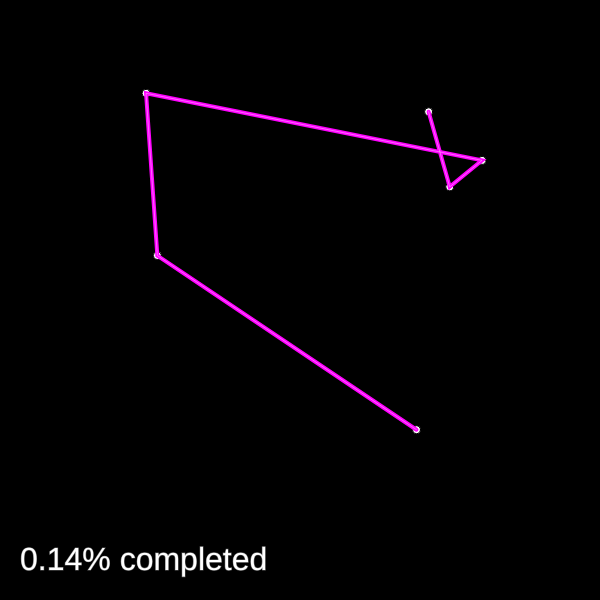
Frame 1 (no input)
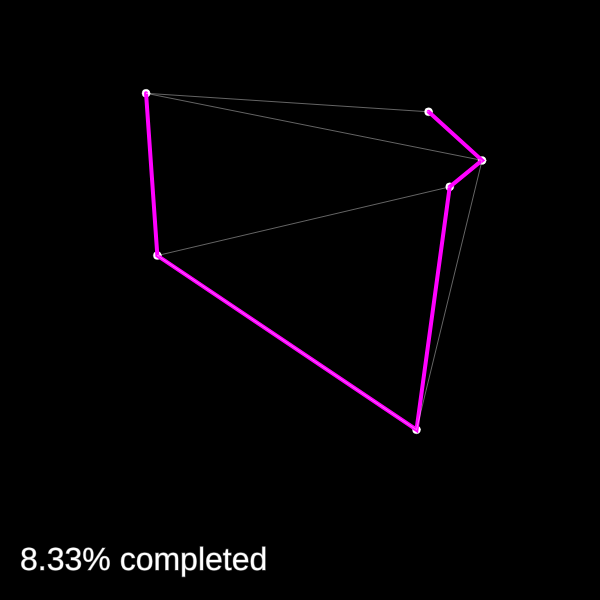
Frame 60 (no input)
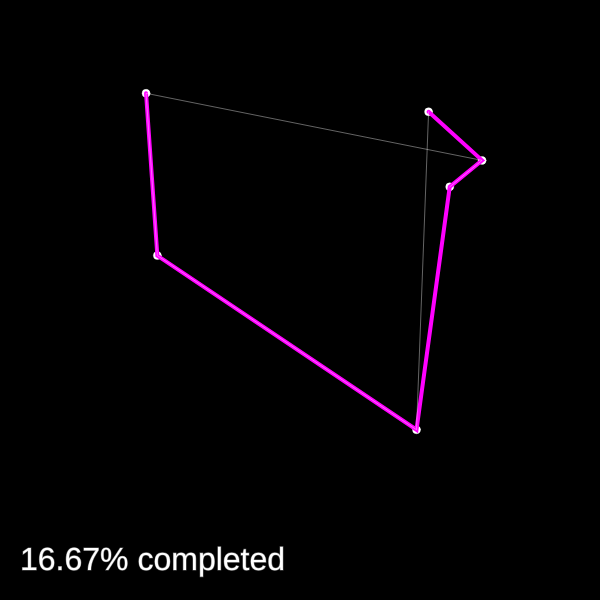
Frame 120 (the mouse pressed at the canvas centre since frame 60)

The p5.js sketch that drew these frames (run headless with seeded random() and noise() and a simulated clock; from frame 60 on, the mouse is pressed at the canvas centre):

// p5.js sketch
// ── sketch.js
var cities = [];
var totalCities = 6;
var citySize = 8;

var order;
var totalPermutations;
var permutation = 1;

var i = 0;
var j = 0;
var recordDistance;
var bestPath;

function setup(){
	createCanvas(600, 600);
	reset();
}

function reset() {
	cities = [];
	order = [];
	permutation = 1;
	for (let i = 0; i < totalCities; i++) {
		var v = createVector(random(width), random(height*0.9));
		cities.push(v);
		order.push(i);
	}
	recordDistance = calcDistance(cities, order);
	bestPath = order.slice();
	totalPermutations = factorial(totalCities);
	console.log(totalPermutations);
}

function draw(){
	background(0);

	drawCities();
	drawBestPath();
	drawCurrentPathPermutation();
	drawPercentComplete();

	calculateBestPath();
	nextOrder();
}

function drawPercentComplete() {
	textSize(32);
	fill(255);
	var percent = 100 * permutation / totalPermutations;
	var completionText = (permutation != totalPermutations) ? nf(percent, 0, 2) + "% completed": "Shortest Route.";
	text(completionText, 20, height - 30);
}

function calculateBestPath() {
	var d = calcDistance(cities, order);
	if (d < recordDistance) {
		recordDistance = d;
		bestPath = order.slice();
		console.log(recordDistance);
	}
}

function drawCurrentPathPermutation() {
	
	// translate(0, -height* 0.5);
	stroke(255, 100);
	strokeWeight(1);
	noFill();
	beginShape();
	for (let i = 0; i < order.length; i++) {
		var n = order[i];
		var c = cities[n];
		vertex(c.x, c.y);
	}
	endShape();
}

function drawBestPath() {
	stroke(255, 0, 255);
	strokeWeight(4);
	noFill();
	beginShape();
	for (let i = 0; i < bestPath.length; i++) {
		var n = bestPath[i];
		var c = cities[n];
		vertex(c.x, c.y);
	}
	endShape();
}

function drawCities() {
	fill(255);
	for (let i = 0; i < cities.length; i++) {
		var c = cities[i];
		ellipse(c.x, c.y, citySize, citySize);
	}
}

function windowResized() {
  resizeCanvas(600, 600);
	reset();
}

function swap(a, i, j) {
	var temp = a[i];
	a[i] = a[j];
	a[j] = temp;
}

function calcDistance(points, order) {
	var sum = 0;
	for (let i = 0; i < order.length - 1; i++) {
		var cityAIndex = order[i];
		var p1 = points[cityAIndex];
		var cityBIndex = order[i+1];
		var p2 = points[cityBIndex];
		var d = sqrDist(p1, p2);
		sum += d;
	}
	return sum;
}

function sqrDist(a, b) {
	var dx = b.x - a.x;
	var dy = b.y - a.y;
	return dx*dx + dy*dy;
}

function nextOrder() {
	let largestI = -1;
	for (let i = 0; i < order.length - 1; i++) {
		if(order[i] < order[i + 1]) {
			largestI = i;
		}
	}
	if(largestI === -1) {
		return -1;
	}
	let largestJ = -1;
	for (let j = largestJ; j < order.length; j++) {
		if(order[largestI] < order[j]) {
			largestJ = j;
		}
	}

	swap(order, largestI, largestJ);

	let endArray = order.splice(largestI + 1);
	endArray.reverse();
	order = order.concat(endArray);
	return permutation++;
}

function factorial(n) {
	if (n == 1) {
		return 1;
	} else {
		return n * factorial(n-1);
	}
}
